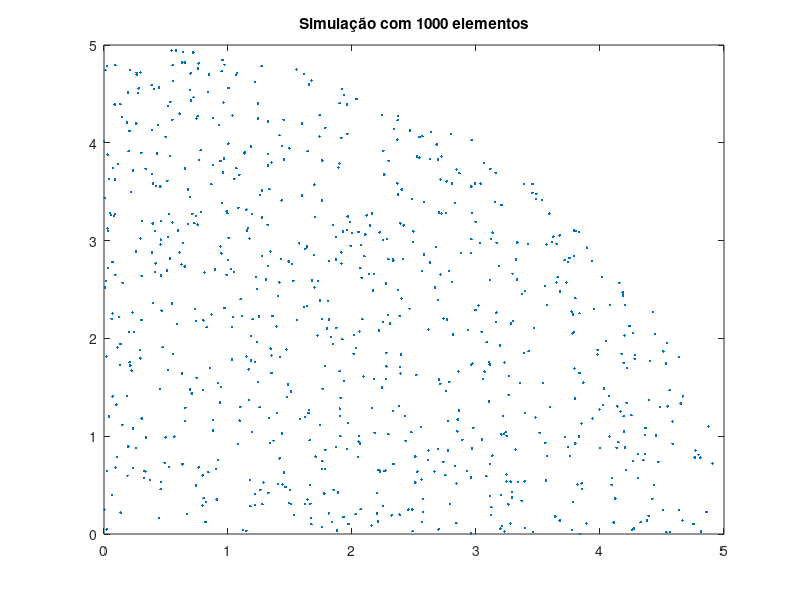
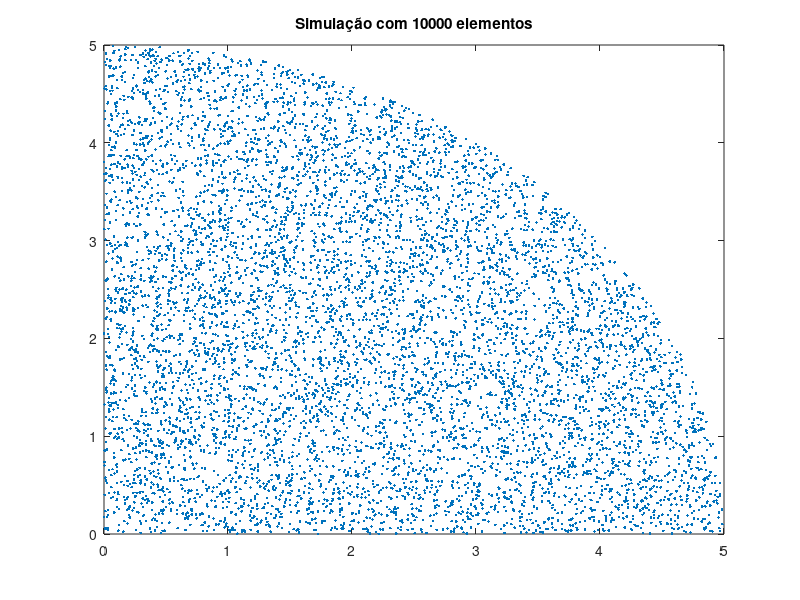

MATLAB code to generate these figures, in order: (Note: a time limit stopped this script after it produced the figures.)
clear all;clc;close all;
% Estimar valor de pi por meio do método de monte carlo
lQuadrado = 5;                                          % Comprimento do quadrado
rCirculo = lQuadrado;                                   % Raio do circulo
vtPontos = [ 1e3 1e4 1e7 ];                             % Número de precisão
disp([ 'Valor real de pi =  ' num2str(pi)  ]);          % Mostra valor verdadeiro de pi

for ik = 1:length(vtPontos)
    nPontos = vtPontos(ik);
    % Pocisionar ponto no quadrado: Mutiplicando um número aleatório de 0 a
    % 1 pelo comprimento do quadrado para distribuir aleatoriamente nas
    % duas dimenções.
    vtSamples = lQuadrado*rand(1,nPontos) + i*lQuadrado*rand(1,nPontos);
    % Testa: 
    % Caso o modulo do vetor > raio do circulo --> 0 
    % Caso o modulo do vetor <= raio do circulo --> 1  
    indexPontCirculo = ( abs(vtSamples) <= rCirculo ); 
    % Encontra o numero de elementos dentro da area do circulo.
    razaoArea = length(find(indexPontCirculo))/nPontos;
    % Multiplica por 4 pois foi realizado apenas para 1/4 da area do circulo
    valordePi = 4*razaoArea;
    % Retorna o valor de pi estimado  
    disp([ ' ---- Experimento ' num2str(ik) ' ----------']);
    disp([ ' - Número de pontos = ' num2str(nPontos)   ]);
    disp([ ' - Razão entre as areas =  ' num2str(razaoArea)]);
    disp([ ' - pi estimado =  ' num2str(valordePi)  ]);
    disp([ ' - Erro =  ' num2str(pi-valordePi)  ]);  
    % Gráficos
    figure;
    vtPontosCirculo = vtSamples(indexPontCirculo); 
    plot(vtPontosCirculo,'.');
    title(['Simulação com ', num2str(nPontos), ' elementos' ])
        
end
